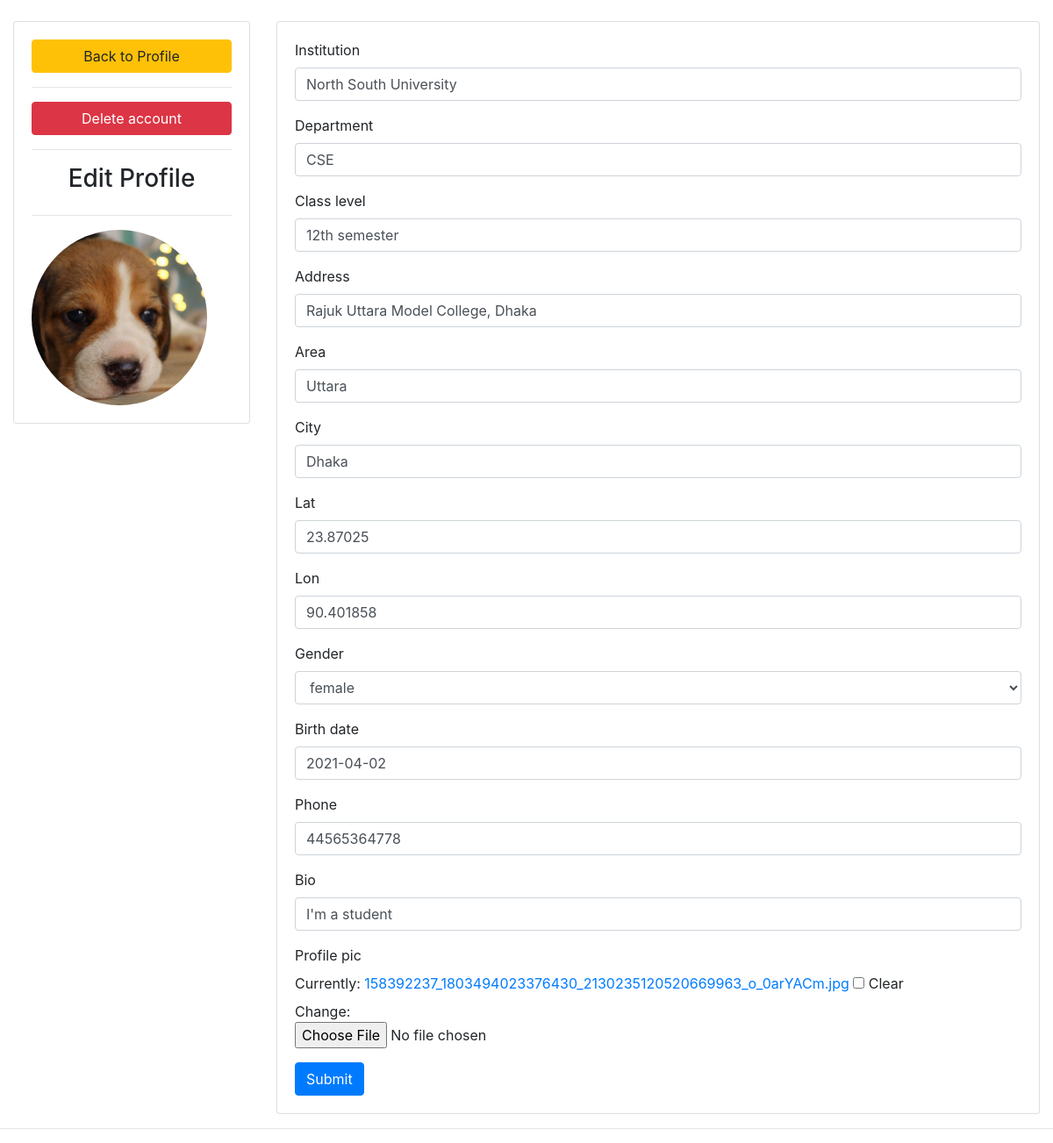
/edit_profile_student/ (signed in), run on the app's committed database.
### home/models.py (models this page shows, shortened)
class Student(models.Model):
    user = models.OneToOneField(User, on_delete=models.CASCADE)
    institution= models.CharField(max_length=150, null=True, blank=True)
    department= models.CharField(max_length=150, null=True, blank=True)
    class_level= models.CharField(max_length=150, null=True, blank=True)
    address= models.CharField(max_length=150, null=True, blank=True)
    area= models.CharField(max_length=150, null=True, blank=True)
    city= models.CharField(max_length=150, null=True, blank=True)
    lat = models.FloatField(null=True,blank=True)
    lon = models.FloatField(null=True,blank=True)
    male ='male'
    female = 'female'
    other = 'other'
    genders = [
        (male,'male'),
        (female,'female'),
        (other,'other'),
    ]
    gender = models.CharField(max_length=15, choices=genders,default=male,null=True,blank=True)
    birth_date = models.DateField(null=True, blank=True)
    phone = models.CharField(max_length=20, null=True, blank=True)
    bio = models.CharField(max_length=450, blank=True,null=True)
    profile_pic = models.ImageField(default="profile1.png", null=True, blank=True)

### home/views.py (the view)
# urls.py: path('edit_profile_student/', views.edit_profile_student, name='edit_profile_student'),
def edit_profile_student(request):
     student= request.user.student
     form = EditForm_Student(instance=student)
     if request.method == 'POST':
         form = EditForm_Student(request.POST, request.FILES,instance=student)
         if form.is_valid():
             form.save()
     context = {'form':form}
     return render(request, 'profile/edit_profile_student.html', context)

### home/forms.py
class EditForm_Student(ModelForm):
    class Meta:
        model = Student
        fields = '__all__'
        exclude = ['user']

### details/templatetags/group.py (called while the page is built)
@register.filter(name='has_group')
def has_group(user, group):
    return user.groups.filter(name=group).exists()

### home/templates/profile/edit_profile_student.html (shortened to what this page needs)
{%  extends 'main.html' %}
{% load static %}
{% load group %}
{% block content %}
{%load crispy_forms_tags %}
<br>
  <div class="row">
    <div class="col-md-3">
      <div class="card card-body">
        <a class="btn btn-warning" href="{% url 'profile' %}"> Back to Profile</a>
		<hr>
		<a class="btn btn-danger" href="{% url 'delete_profile' %}"> Delete account</a>
        <hr>
        <h3 style="text-align: center">Edit Profile</h3>
        <hr>
        {% if request.user|has_group:"student" %}
        <img src={{request.user.student.profile_pic.url}} class="rounded-circle" width="200">
        {% else %}
		<img src="{% static 'images/profile1.png' %}"  class="rounded-circle" width="200">
         {% endif %}
      </div>
    </div>
	<div class="col-md-9">
		<div class="card card-body">
			<form method="POST" action="" enctype="multipart/form-data">
				{{form|crispy}}
			<input class="btn btn-primary" type="submit" name="Update Information">
			</form>
		</div>
	</div>
</div>
{% endblock %}

### data on the page
Student: institution "North South University", department "CSE", class_level "12th semester", address "Rajuk Uttara Model College, Dhaka", area "Uttara", city "Dhaka", lat "23.87025", lon "90.401858", gender "female", birth_date "2021-04-02", phone "44565364778", bio "I'm a student"
